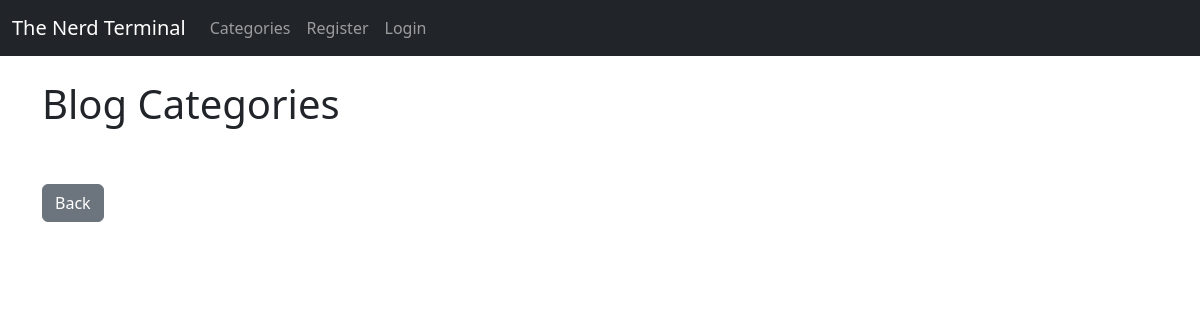
Page /category_list/ on the earlier database version.
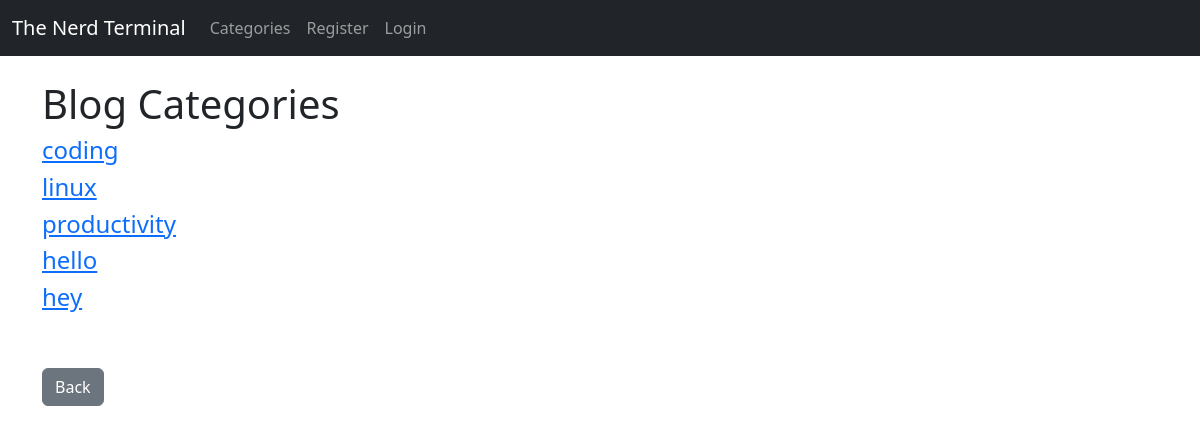
Same page on the later database version.
### myblog/models.py (models this page shows, shortened)
class Category(models.Model):
    name = models.CharField(max_length=100)
    def __str__(self):
        return self.name

### myblog/views.py (the view)
# urls.py: path('category_list/', CategoryListView, name="category-list")
def CategoryListView(request):
    cat_menu_list = Category.objects.all()
    return render(request, 'category_list.html', {'cat_menu_list': cat_menu_list})

### myblog/templates/category_list.html (shortened to what this page needs)
{% extends 'base.html' %}
{% block content %}
    <h1>Blog Categories</h1>
    {% for cat in cat_menu_list %}
            <h4>
                <a href="{% url 'category' cat|slugify %}">{{ cat }}</a>
            </h4>
    {% endfor %}
    <br><br>
    <a href="{% url 'home' %}" class="btn btn-secondary">Back</a>
{% endblock %}

Differences in the rows shown:
added Category: name "coding"
added Category: name "linux"
added Category: name "productivity"
added Category: name "hello"
added Category: name "hey"
